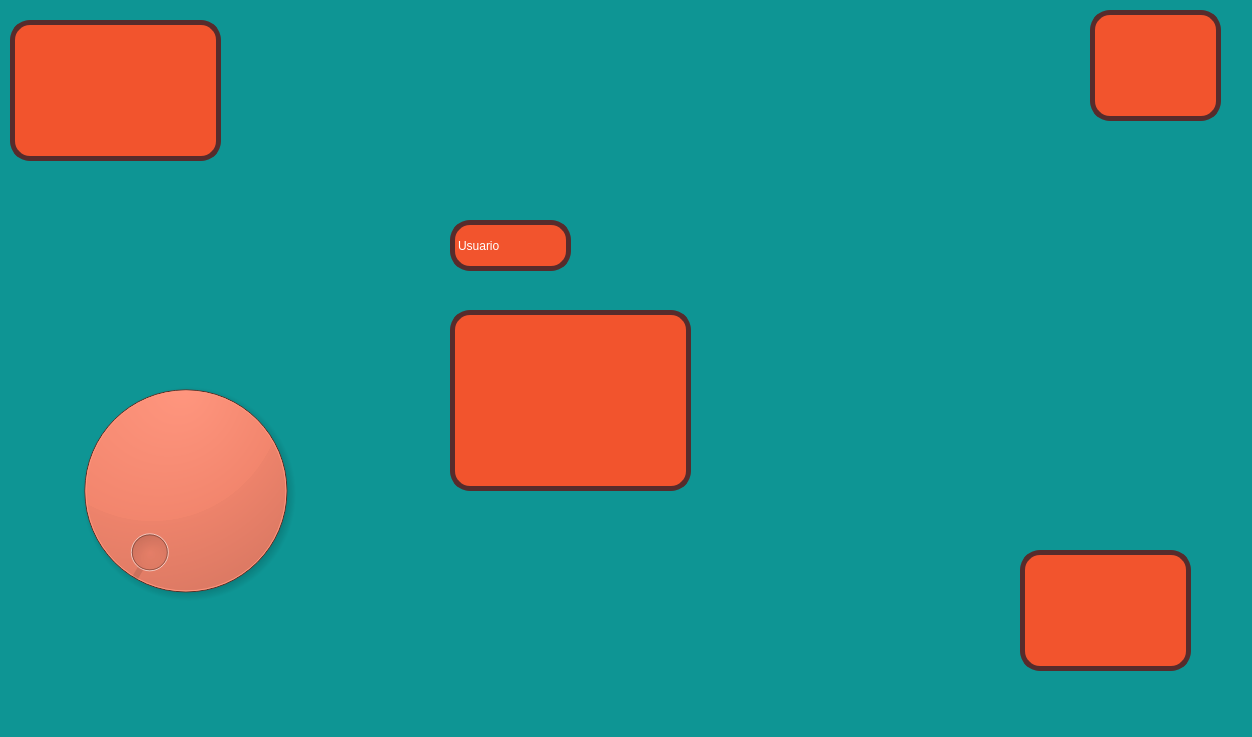
<?xml version="1.0" encoding="UTF-8"?>
<ui version="4.0">
 <class>MainWindow</class>
 <widget class="QMainWindow" name="MainWindow">
  <property name="geometry">
   <rect>
    <x>0</x>
    <y>0</y>
    <width>1252</width>
    <height>737</height>
   </rect>
  </property>
  <property name="windowTitle">
   <string>MainWindow</string>
  </property>
  <property name="styleSheet">
   <string notr="true">background-color: rgb(14, 149, 148);</string>
  </property>
  <widget class="QWidget" name="centralwidget">
   <widget class="QLabel" name="label_3">
    <property name="geometry">
     <rect>
      <x>1090</x>
      <y>10</y>
      <width>131</width>
      <height>111</height>
     </rect>
    </property>
    <property name="styleSheet">
     <string notr="true">
	font: 75 16pt &quot;Agency FB&quot;;
    color: rgb(255, 255, 255);
    background-color: rgb(242, 84, 45);
    border: 5px solid rgb(86, 44, 44);
    border-radius: 20px;
</string>
    </property>
    <property name="text">
     <string/>
    </property>
    <property name="pixmap">
     <pixmap resource="../Recursos.qrc">:/Imagenes/Media/FI.jpg</pixmap>
    </property>
    <property name="scaledContents">
     <bool>true</bool>
    </property>
   </widget>
   <widget class="QLabel" name="label_4">
    <property name="geometry">
     <rect>
      <x>1020</x>
      <y>550</y>
      <width>171</width>
      <height>121</height>
     </rect>
    </property>
    <property name="styleSheet">
     <string notr="true">
	font: 75 16pt &quot;Agency FB&quot;;
    color: rgb(255, 255, 255);
    background-color: rgb(242, 84, 45);
    border: 5px solid rgb(86, 44, 44);
    border-radius: 20px;
</string>
    </property>
    <property name="text">
     <string/>
    </property>
    <property name="pixmap">
     <pixmap resource="../Recursos.qrc">:/Imagenes/Media/logo.jpg</pixmap>
    </property>
    <property name="scaledContents">
     <bool>true</bool>
    </property>
   </widget>
   <widget class="QLabel" name="label">
    <property name="geometry">
     <rect>
      <x>10</x>
      <y>20</y>
      <width>211</width>
      <height>141</height>
     </rect>
    </property>
    <property name="styleSheet">
     <string notr="true">
	font: 75 16pt &quot;Agency FB&quot;;
    color: rgb(255, 255, 255);
    background-color: rgb(242, 84, 45);
    border: 5px solid rgb(86, 44, 44);
    border-radius: 20px;
</string>
    </property>
    <property name="text">
     <string/>
    </property>
    <property name="pixmap">
     <pixmap resource="../Recursos.qrc">:/Imagenes/Media/UAT.jpg</pixmap>
    </property>
    <property name="scaledContents">
     <bool>true</bool>
    </property>
   </widget>
   <widget class="QLabel" name="Img_Personas">
    <property name="geometry">
     <rect>
      <x>450</x>
      <y>310</y>
      <width>241</width>
      <height>181</height>
     </rect>
    </property>
    <property name="styleSheet">
     <string notr="true">
	font: 75 16pt &quot;Agency FB&quot;;
    color: rgb(255, 255, 255);
    background-color: rgb(242, 84, 45);
    border: 5px solid rgb(86, 44, 44);
    border-radius: 20px;
</string>
    </property>
    <property name="text">
     <string/>
    </property>
    <property name="pixmap">
     <pixmap resource="../Recursos.qrc">:/Imagenes/Media/__voyager_reverse_1999_drawn_by_konohana_weibo__c0e7302d2c1ba8e61c6305cb504bed5e.jpg</pixmap>
    </property>
    <property name="scaledContents">
     <bool>true</bool>
    </property>
   </widget>
   <widget class="QLabel" name="label_2">
    <property name="geometry">
     <rect>
      <x>450</x>
      <y>220</y>
      <width>121</width>
      <height>51</height>
     </rect>
    </property>
    <property name="styleSheet">
     <string notr="true">
	font: 75 16pt &quot;Agency FB&quot;;
    color: rgb(255, 255, 255);
    background-color: rgb(242, 84, 45);
    border: 5px solid rgb(86, 44, 44);
    border-radius: 20px;
</string>
    </property>
    <property name="text">
     <string>Usuario</string>
    </property>
   </widget>
   <widget class="QDial" name="Dial_Personas">
    <property name="geometry">
     <rect>
      <x>60</x>
      <y>360</y>
      <width>251</width>
      <height>261</height>
     </rect>
    </property>
    <property name="styleSheet">
     <string notr="true">
	font: 75 16pt &quot;Agency FB&quot;;
    color: rgb(255, 255, 255);
    background-color: rgb(242, 84, 45);
    border: 5px solid rgb(86, 44, 44);
    border-radius: 20px;
</string>
    </property>
   </widget>
  </widget>
  <widget class="QMenuBar" name="menubar">
   <property name="geometry">
    <rect>
     <x>0</x>
     <y>0</y>
     <width>1252</width>
     <height>26</height>
    </rect>
   </property>
  </widget>
  <widget class="QStatusBar" name="statusbar"/>
 </widget>
 <resources>
  <include location="../Recursos.qrc"/>
 </resources>
 <connections/>
</ui>
